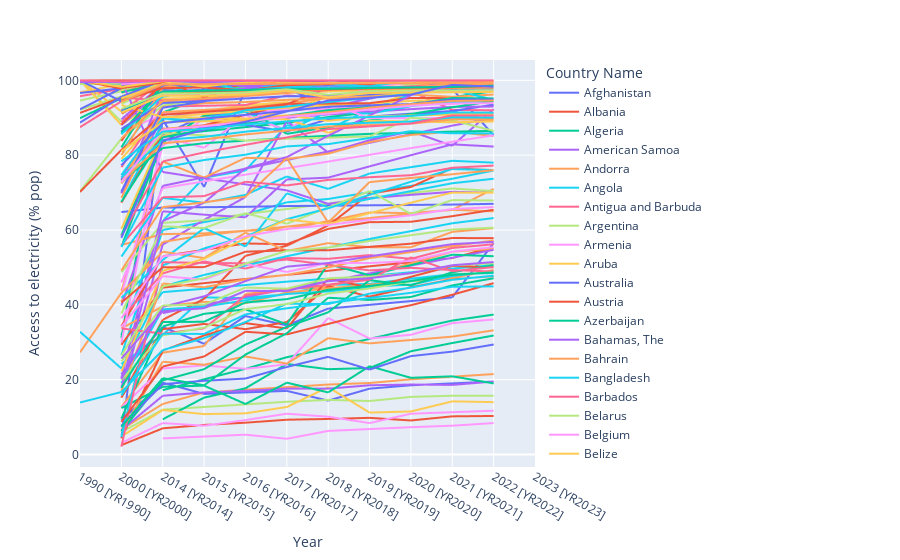

Source (notebook cell):
### Code cell
import plotly.express as px

px.line(
    electricity_per_year,
    x="Year",
    y="Access to electricity (% pop)",
    color="Country Name"
)
